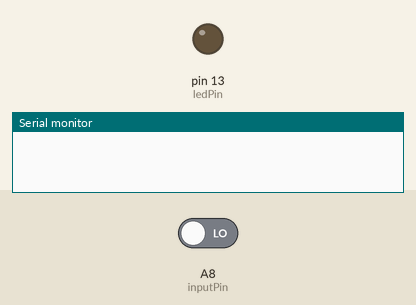
This sketch was run on a simulated Teensy 4. Parts: output pins drawn as LEDs (lit = HIGH), the last lines printed to the serial monitor. Inputs (shaded band) come from the test bench; at power-on: A8 (inputPin) LOW.

Above: at 1.2 s.
1.3 s: A8 (inputPin) driven HIGH
At 2.5 s:
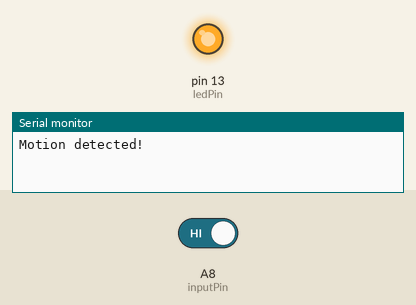
2.8 s: A8 (inputPin) driven LOW
At 3.7 s:
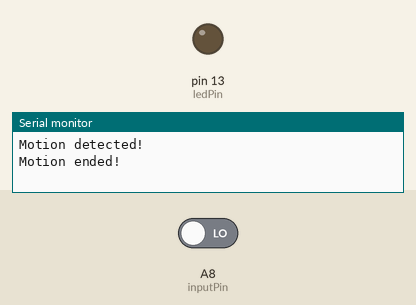
Timing chart, 0 to 5.8 s (numbered marks = the images above; inputs shaded):
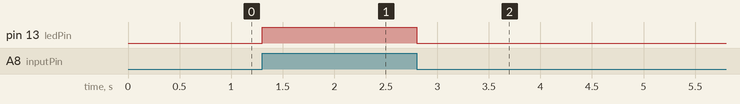

The sketch:

PIR2MIDI.ino
```cpp
    /*
     * PIR sensor tester
     */

    int ledPin = 13;                // choose the pin for the LED
    int inputPin =22;               // choose the input pin (for PIR sensor)
    int pirState = LOW;             // we start, assuming no motion detected
    int val = 0;                    // variable for reading the pin status

    void setup() {
      pinMode(ledPin, OUTPUT);      // declare LED as output
      pinMode(inputPin, INPUT);     // declare sensor as input

      Serial.begin(9600);
    }

    void loop(){
      val = digitalRead(inputPin);  // read input value
      if (val == HIGH) {            // check if the input is HIGH
        digitalWrite(ledPin, HIGH);  // turn LED ON
        if (pirState == LOW) {
          // we have just turned on
          Serial.println("Motion detected!");
          usbMIDI.sendControlChange(1, 127, 1);
          // We only want to print on the output change, not state
          pirState = HIGH;
        }
      } else {
        digitalWrite(ledPin, LOW); // turn LED OFF
        if (pirState == HIGH){
          // we have just turned of
          Serial.println("Motion ended!");
          // We only want to print on the output change, not state
          pirState = LOW;
        }
      }
    }
```

Measured:
- after the input at 1.3 s, pin 13 (ledPin): LOW → HIGH at once
- after the input at 2.8 s, pin 13 (ledPin): HIGH → LOW at once
